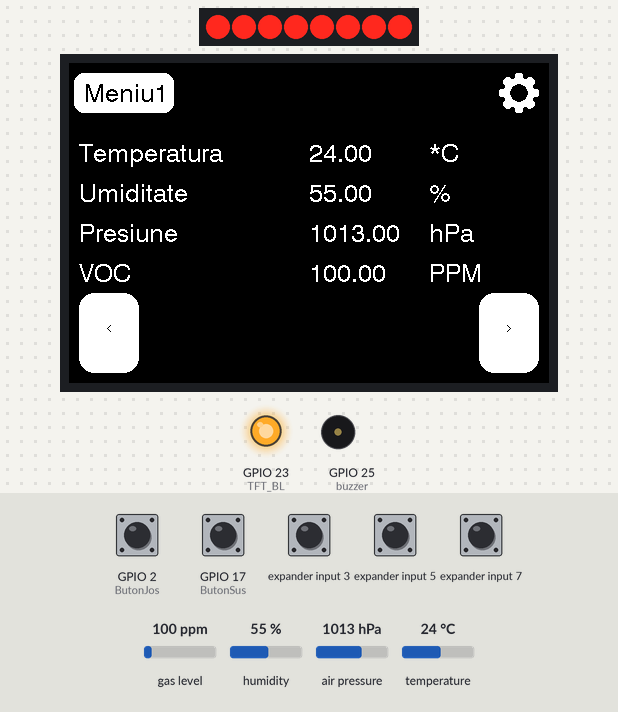
The sketch below on a simulated ESP32. On the bench: 8 port-expander outputs drawn as a row of LEDs (first output left, lit = HIGH), 480×320 colour display, output pins drawn as LEDs (lit = HIGH), buzzer (waves = sounding, pin HIGH). Wiring (inferred from the names in the program): PCF8574 port expander at I2C address 0x38. Wiring (inferred from the signals the program sends): row of LEDs: on Q0, Q1, Q2, Q3, Q4, Q5, Q6, Q7. Inputs (shaded band) come from the test bench; at power-on: GPIO 2 (ButonJos), GPIO 17 (ButonSus), expander input 3, expander input 5, expander input 7 HIGH, humidity 55 %, temperature 24 °C, gas level 100 ppm, air pressure 1013 hPa. What the sketch prints to the serial monitor is not drawn.

Above: at 1.6 s.
1.7 s: humidity set to 63 %
3.6 s: humidity set to 66 %
At 6.1 s:
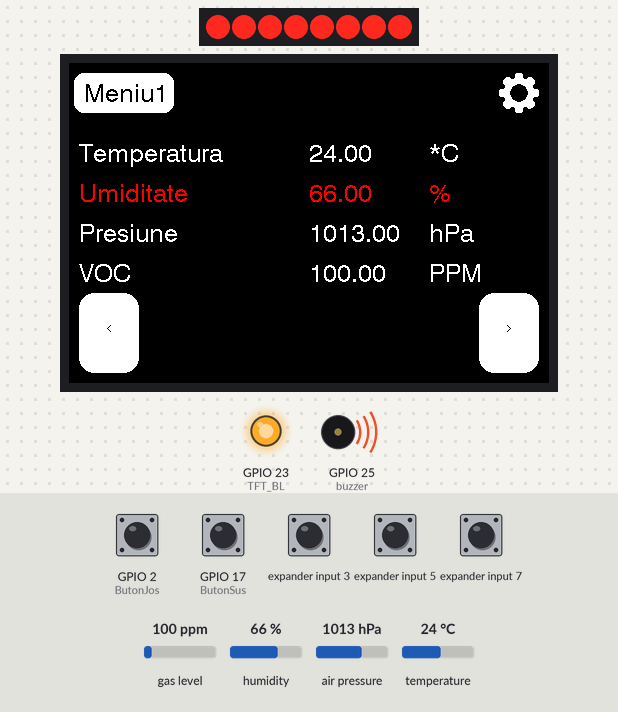
7.8 s: GPIO 2 (ButonJos) pulled LOW for 3.2 s
At 12.2 s:
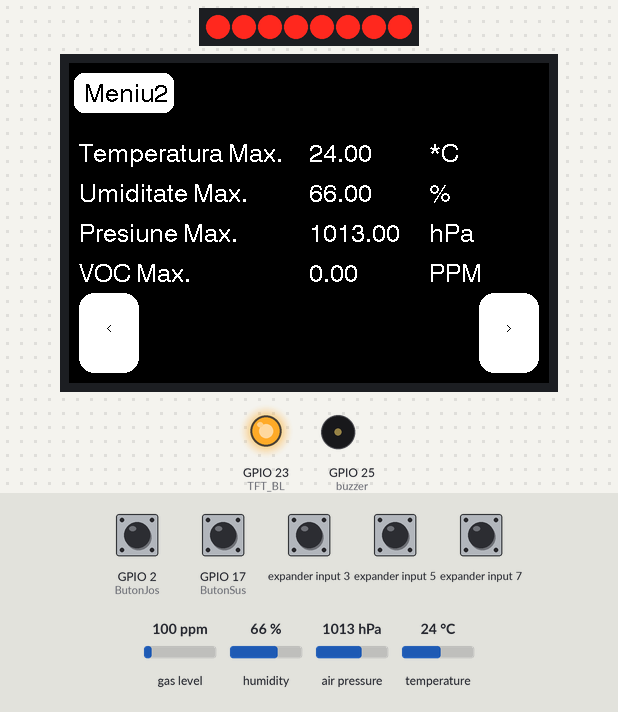
12.5 s: GPIO 17 (ButonSus) pulled LOW for 3.2 s
At 16.5 s:
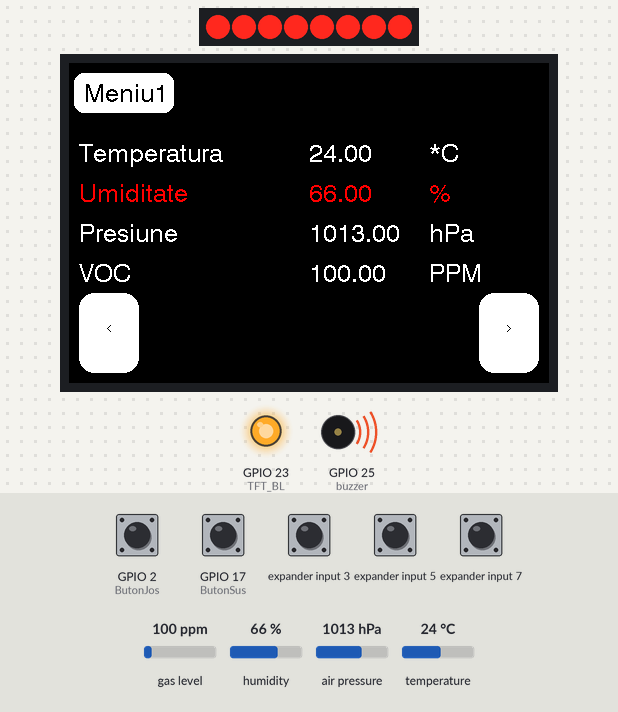
18.2 s: temperature set to 29.5 °C
At 19.6 s:
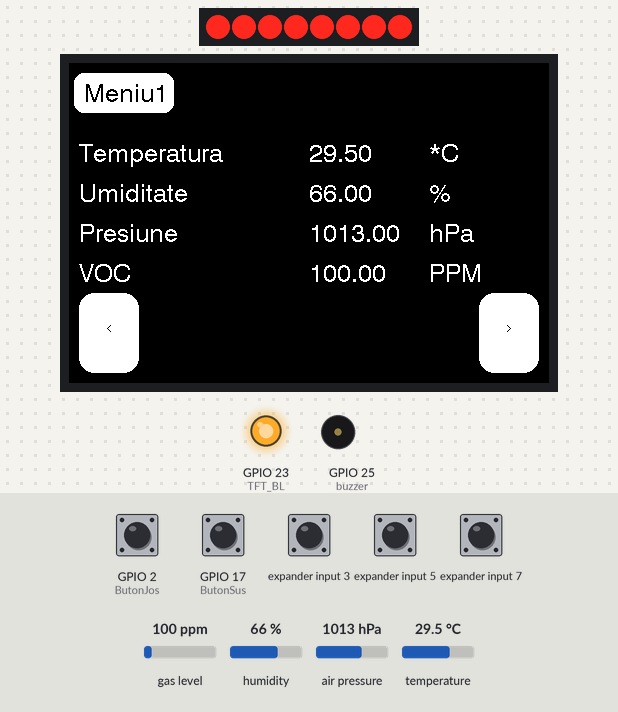
21.4 s: temperature set to 30.4 °C
At 22.8 s:
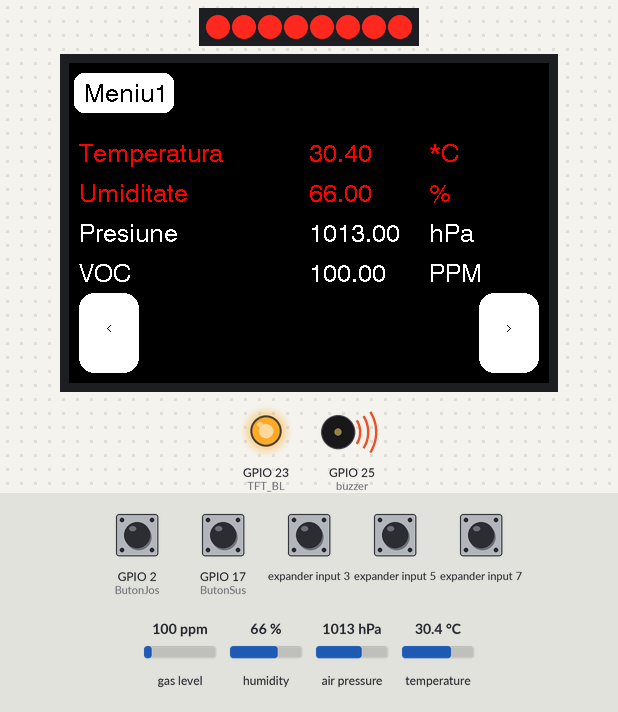
Timing chart, 0 to 26.6 s (numbered marks = the images above; inputs shaded):
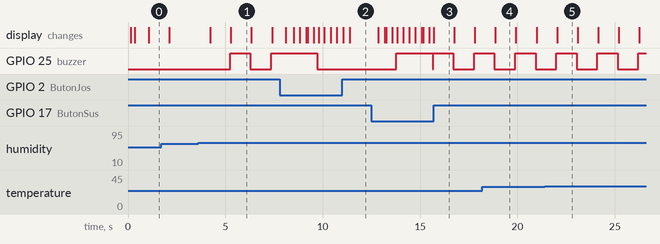

The sketch:

ESP32_-_Air_Quality_Meter_V5.1.ino
```cpp
#include <Wire.h>
#include "FT62XXTouchScreen.h"
#include "Free_Fonts.h"
#include <SPI.h>
#include <TFT_eSPI.h>  // Hardware-specific library
int buzzer = 25;
bool BuzzerOn;

//BME280//
#include "Adafruit_Sensor.h"
#include "Adafruit_BME280.h"
Adafruit_BME280 bme;  //foloseste I2C
float Temperatura, Umiditate, Presiune;
float tmax, umax, pmax;
float tmin = 100, umin = 100, pmin = 1500;

//Senzor MQ2 - Metan//

// https://github.com/miguel5612/MQSensorsLib/blob/master/examples/MQ-2/MQ-2.ino
// https://github.com/miguel5612/MQSensorsLib_Docs/blob/master/Docs/MQSensorLib_2.0.pdf //MANUAL
//Include the library
#include "MQUnifiedsensor.h"
/*********Hardware Related Macros*************/
#define Board ("ESP-32")  // Wemos ESP-32 or other board, whatever have ESP32 core.
#define Pin (34)          //IO25 for your ESP32 WeMos Board, pinout here: https://i.pinimg.com/originals/66/9a/61/669a618d9435c702f4b67e12c40a11b8.jpg
/********Software Related Macros*************/
#define Type ("MQ-2")             // MQ3 or other MQ Sensor, if change this verify your a and b values.
#define Voltage_Resolution (5)  // 3V3 <- IMPORTANT. Source: https://randomnerdtutorials.com/esp32-adc-analog-read-arduino-ide/
#define ADC_Bit_Resolution (12)   // ESP-32 bit resolution. Source: https://randomnerdtutorials.com/esp32-adc-analog-read-arduino-ide/
#define RatioMQ2CleanAir (9.83)   // RS / R0 = 9.83 ppm

float ConcentratieGaz, VOCmax, VOCmin = 10000;
int TimpIncalzireMQ2 = 60000;// Timp de asteptare pana se incalzeste senzorul de gaze volatile

/**********Globals****************/
MQUnifiedsensor MQ2(Board, Voltage_Resolution, ADC_Bit_Resolution, Pin, Type);
/**********Globals****************/


//Includem fisierul cu imagini
#include "Imagini.h"  // convertor imagine to hex  http://rinkydinkelectronics.com/t_imageconverter565.php

TFT_eSPI tft = TFT_eSPI();  // Invoke custom library

//ButoaneFizice//
int ButonSus = 17;
int ButonJos = 2;

int TFT_BL = 23;  // Backlight

#define DISPLAY_WIDTH 480   //Latimea Ecranului
#define DISPLAY_HEIGHT 320  //Inaltimea ecranului

int XMiddle = DISPLAY_WIDTH / 2;   //coordonata pe X din mijlocul ecranului
int YMiddle = DISPLAY_HEIGHT / 2;  //coordonata pe Y din mijlocul ecranului

FT62XXTouchScreen touchScreen = FT62XXTouchScreen(DISPLAY_HEIGHT, 18, 19);  //(DISPLAY_HEIGHT, PIN_SDA, PIN_SCL);

int16_t h;
int16_t w;

bool MeniuPrincipal;
int Menu = 1;

//Variabile pt refresh valori ecran/
unsigned long TimpAnterior = 0;
unsigned long TimpActual = 0;
unsigned int TimpRefresh = 1000;  // 1 secunda


// Invoke the TFT_eSPI button class and create all the button objects
TFT_eSPI_Button key[16];

/***/

void setup() {

  pinMode(ButonSus, INPUT_PULLUP);
  pinMode(ButonJos, INPUT_PULLUP);
  pinMode(TFT_BL, OUTPUT);  // Backlight
  digitalWrite(TFT_BL, 128);
  pinMode(buzzer, OUTPUT);
  Serial.begin(115200);

  tft.init();
  touchScreen.begin();

  h = tft.height();
  w = tft.width();

  tft.setRotation(1);
  tft.fillScreen(TFT_BLACK);
  //tft.setFreeFont(FS18);

  //key[5].initButton(&tft, 45, 295,  70, 20, TFT_RED, TFT_BLACK, TFT_ORANGE, "<<", 1);// x, y, w, h, culoare rama,culoare buton, culoare text.

  // Newer function instead accepts upper-left corner & size
  //key[1].initButtonUL(&tft,, int16_t x1, int16_t y1, uint16_t w, uint16_t h, uint16_t outline, uint16_t fill, uint16_t textcolor, char *label, uint8_t textsize)
  key[1].initButtonUL(&tft, 10, 230, 60, 80, TFT_WHITE, TFT_WHITE, TFT_BLACK, "<", 1);  // x, y, w, h, culoare rama,culoare buton, culoare text.
  key[1].drawButton();

  key[2].initButtonUL(&tft, 410, 230, 60, 80, TFT_WHITE, TFT_WHITE, TFT_BLACK, ">", 1);  // x, y, w, h, culoare rama,culoare buton, culoare text.
  key[2].drawButton();

  key[3].initButtonUL(&tft, 430, 10, 40, 40, TFT_DARKGREY, TFT_LIGHTGREY, TFT_BLACK, "Setari", 1);  // x, y, w, h, culoare rama,culoare buton, culoare text.
  tft.pushImage(430, 10, 40, 40, CogWheel);                                                         //Afisare iconita Setari

  //BME280//

  bool status;

  // default settings
  // (you can also pass in a Wire library object like &Wire2)
  status = bme.begin();
  if (!status) {
    Serial.println("Could not find a valid BME280 sensor, check wiring!");
    //while (1);
  }

  //BME280//

  //MQ-2//
  //pinMode(MQ2, INPUT);      //definim pinul la care este legat senzorul MQ2 ca intrare

  //Set math model to calculate the PPM concentration and the value of constants
  MQ2.setRegressionMethod(1); //_PPM =  a*ratio^b
  MQ2.setA(574.25); MQ2.setB(-2.222); // Configurate the ecuation values to get LPG concentration
  /*
    Exponential regression:
    Gas    | a      | b
    H2     | 987.99 | -2.162
    LPG    | 574.25 | -2.222
    CO     | 36974  | -3.109
    Alcohol| 3616.1 | -2.675
    Propane| 658.71 | -2.168
  */

  /**********  MQ Init ***************/
  //Remarks: Configure the pin of arduino as input.
  /****************************/
  MQ2.init();

    //If the RL value is different from 10K please assign your RL value with the following method:
    MQ2.setRL(10);// Rezistenta de pe senzorul MQ-2

  /**********  MQ CAlibration ***************/
  // Explanation:
  // In this routine the sensor will measure the resistance of the sensor supposing before was pre-heated
  // and now is on clean air (Calibration conditions), and it will setup R0 value.
  // We recomend execute this routine only on setup or on the laboratory and save on the eeprom of your arduino
  // This routine not need to execute to every restart, you can load your R0 if you know the value
  // Acknowledgements: https://jayconsystems.com/blog/understanding-a-gas-sensor
  Serial.print("Calibrating please wait.");
  float calcR0 = 0;
  for(int i = 1; i<=10; i ++)
  {
    MQ2.update(); // Update data, the arduino will be read the voltage on the analog pin
    calcR0 += MQ2.calibrate(RatioMQ2CleanAir);
    Serial.print(".");
  }
  MQ2.setR0(calcR0/10);
  Serial.println("  done!.");

  if(isinf(calcR0)) {Serial.println("Warning: Conection issue founded, R0 is infite (Open circuit detected) please check your wiring and supply"); while(1);}
  if(calcR0 == 0){Serial.println("Warning: Conection issue founded, R0 is zero (Analog pin with short circuit to ground) please check your wiring and supply"); while(1);}
  /**********  MQ CAlibration ***************/
  //MQ-2//

  MeniuPrincipal = true;
  Meniu1();
}


/**VOID LOOP**/
void loop() {
  TouchPoint touchPos = touchScreen.read();

  if (touchPos.touched) {
    //Serial.printf("X: %d, Y: %d\n", touchPos.xPos, touchPos.yPos);


    // / Check if any key coordinate boxes contain the touch coordinates
    for (uint8_t b = 0; b < 15; b++) {
      // if (pressed && key[b].contains(touchPos.xPos, touchPos.yPos)) {
      if (key[b].contains(touchPos.xPos, touchPos.yPos)) {
        key[b].press(true);  // tell the button it is pressed
      } else {
        key[b].press(false);  // tell the button it is NOT pressed
      }
    }
    Butoane();  //decide ce buton afisat este apasat
  }
  ButoaneFizice();  //verifica apasarea butoanelor fizice

  TimpActual = millis();
  if (TimpActual - TimpAnterior >= TimpRefresh) {

    SenzorMQ2();     //Cheama bucla SenzorMQ2
    SenzorBME280();  //Cheama bucla BME280
    if (BuzzerOn) BuzzerOn = false;
    else BuzzerOn = true;


    if (Menu == 1) {

      tft.setTextColor(TFT_WHITE, TFT_BLACK);

      if (Temperatura>=30&&BuzzerOn) {
          digitalWrite(25, HIGH);
          tft.setTextColor(TFT_RED, TFT_BLACK);
      }
      else {
        digitalWrite(25, LOW);
      }

        tft.drawString("Temperatura", 10, 80, 4);
        tft.fillRect(240, 80, 80, 20, TFT_BLACK); // x, y, w, h, color
        tft.drawFloat(Temperatura, 2, 240, 80, 4);
        tft.drawString("*C", 360, 80, 4);
        tft.setTextColor(TFT_WHITE, TFT_BLACK);

        if (Umiditate>=65&&BuzzerOn) {
         digitalWrite(25, HIGH);
        tft.setTextColor(TFT_RED, TFT_BLACK);
      }

        tft.drawString("Umiditate", 10, 120, 4);
        tft.drawFloat(Umiditate, 2, 240, 120, 4);
        tft.drawString("%", 360, 120, 4);
        tft.setTextColor(TFT_WHITE, TFT_BLACK);


        tft.drawString("Presiune", 10, 160, 4);
        tft.fillRect(240, 160, 100, 20, TFT_BLACK); // x, y, w, h, color
        tft.drawFloat(Presiune, 2, 240, 160, 4);
        tft.drawString("hPa", 360, 160, 4);

        tft.drawString("VOC", 10, 200, 4);
        tft.fillRect(240, 200, 100, 20, TFT_BLACK); // x, y, w, h, color
        tft.drawFloat(ConcentratieGaz, 2, 240, 200, 4);
        tft.drawString("PPM", 360, 200, 4);

      TimpAnterior = millis();
    }
    delay(20);

          if(Menu==2){
        tft.setTextColor(TFT_WHITE, TFT_BLACK);

        tft.drawString("Temperatura Max.", 10, 80, 4);
        tft.fillRect(240, 80, 80, 20, TFT_BLACK); // x, y, w, h, color
        tft.drawFloat(tmax, 2, 240, 80, 4);
        tft.drawString("*C", 360, 80, 4);

        tft.drawString("Umiditate Max.", 10, 120, 4);
        tft.drawFloat(umax, 2, 240, 120, 4);
        tft.drawString("%", 360, 120, 4);
        tft.setTextColor(TFT_WHITE, TFT_BLACK);

        tft.drawString("Presiune Max.", 10, 160, 4);
        tft.fillRect(240, 160, 100, 20, TFT_BLACK); // x, y, w, h, color
        tft.drawFloat(pmax, 2, 240, 160, 4);
        tft.drawString("hPa", 360, 160, 4);

        tft.drawString("VOC Max.", 10, 200, 4);
        tft.fillRect(240, 200, 100, 20, TFT_BLACK); // x, y, w, h, color
        tft.drawFloat(VOCmax, 2, 240, 200, 4);
        tft.drawString("PPM", 360, 200, 4);

   }
          if(Menu==3){
        tft.setTextColor(TFT_WHITE, TFT_BLACK);

        tft.drawString("Temperatura Min.", 10, 80, 4);
        tft.fillRect(240, 80, 80, 20, TFT_BLACK); // x, y, w, h, color
        tft.drawFloat(tmin, 2, 240, 80, 4);
        tft.drawString("*C", 360, 80, 4);

        tft.drawString("Umiditate Min.", 10, 120, 4);
        tft.drawFloat(umin, 2, 240, 120, 4);
        tft.drawString("%", 360, 120, 4);
        tft.setTextColor(TFT_WHITE, TFT_BLACK);

        tft.drawString("Presiune Min.", 10, 160, 4);
        tft.fillRect(240, 160, 100, 20, TFT_BLACK); // x, y, w, h, color
        tft.drawFloat(pmin, 2, 240, 160, 4);
        tft.drawString("hPa", 360, 160, 4);

        tft.drawString("VOC Min.", 10, 200, 4);
        tft.fillRect(240, 200, 100, 20, TFT_BLACK); // x, y, w, h, color
        tft.drawFloat(VOCmin, 2, 240, 200, 4);
        tft.drawString("PPM", 360, 200, 4);
  }
 }
}


  //SENZORI//

  void SenzorBME280() {

    Temperatura = bme.readTemperature();
    Serial.print("Temperature = ");
    Serial.print(Temperatura);
    Serial.println(" *C");

    Presiune = bme.readPressure() / 100.0F;  //transformare din HPa in Pa
    Serial.print("Pressure = ");
    Serial.print(Presiune);
    Serial.println(" hPa");

    Umiditate = bme.readHumidity();
    Serial.print("Humidity = ");
    Serial.print(Umiditate);
    Serial.println(" %");

        if(tmax<Temperatura)tmax=Temperatura;//
        if(Temperatura<tmin)tmin=Temperatura;//
        if(umax<Umiditate)umax=Umiditate;//
        if(Umiditate<umin)umin=Umiditate;//
        if(pmax<Presiune)pmax=Presiune;//
        if(Presiune<pmin)pmin=Presiune;//
  }

  void SenzorMQ2() {


    ConcentratieGaz = 0;
    for (int i=1; i<=10; i++){
      MQ2.update(); // Update data, the arduino will be read the voltage on the analog pin
      ConcentratieGaz += MQ2.readSensor(); // Sensor will read PPM concentration using the model and a and b values setted before or in the setup


}
 ConcentratieGaz /= 10;

    MQ2.serialDebug(); // Will print the table on the serial port
    //Serial.println(ConcentratieGaz);  //se printeaza pe serial valoarea analogica a pinului MQ2
    //SA SE CALCULEZE VALOAREA PARTICULELOR DUPA FORMULA DE MAI JOS

    // How to Detect Concentration of Gas by Using MQ2 Sensor
    //https://www.instructables.com/How-to-Detect-Concentration-of-Gas-by-Using-MQ2-Se/


    //COMPARARE NIVEL DEPASIT
    if(TimpIncalzireMQ2<millis())
        {                                              // Nu luam valorile minime si maxime decat dupa ce se incalzeste senzorul
          if(ConcentratieGaz<VOCmin)VOCmin=ConcentratieGaz;
          if(VOCmax<ConcentratieGaz)VOCmax=ConcentratieGaz;
        }
  }


  //BUTOANE//

  void ButoaneFizice() {
    bool ButonSusApasat = !digitalRead(ButonSus);
    bool ButonJosApasat = !digitalRead(ButonJos);

    if (ButonJosApasat) {
      Menu--;
      if (Menu < 1) Menu = 3;
      Serial.println(Menu);
      delay(300);  //Button debouncing
      Meniuri();
    }


    if (ButonSusApasat) {
      Menu++;
      if (Menu > 3) Menu = 1;
      Serial.println(Menu);
      delay(300);  // Button debouncing
      Meniuri();
    }
  }

  void Butoane() {


    // else {
    //  for (uint8_t b = 0; b < 15; b++) {
    //   key[b].press(false);  // tell the button it is NOT pressed
    // }
    //}

    if (MeniuPrincipal == true) {                //-MENIURI PRINCIPALE
      tft.pushImage(430, 10, 40, 40, CogWheel);  //Afisare iconita Setari
      if (key[1].justPressed()) {
        // < //

              key[1].press(false);
        Menu--;
        if (Menu < 1) Menu = 3;

        Serial.println(Menu);
        delay(200);  // UI debouncing
        Meniuri();
      }


      if (key[2].justPressed()) {
        // > //

              key[2].press(false);
        Menu++;
        if (Menu > 3) Menu = 1;

        Serial.println(Menu);
        delay(200);  // UI debouncing
        Meniuri();
      }

      if (key[3].justPressed()) {
        // SETARI //

          key[3].press(false);
        Setari();
        MeniuPrincipal = false;
      }
    }  //-MENIURI PRINCIPALE


    if (MeniuPrincipal == false) {  //-MENIURI SECUNDARE

      if (key[1].justPressed()) {
        // Iesire // key[1].press(false);
        MeniuPrincipal = true;
        tft.fillScreen(TFT_BLACK);
        tft.pushImage(430, 10, 40, 40, CogWheel);  //Afisare iconita Setari
        Meniuri();
      }
    }


  }


  //MENIURI//
  void Meniuri() {
    tft.fillScreen(TFT_BLACK);
    if (Menu == 1) Meniu1();
    else if (Menu == 2)
      Meniu2();
    else if (Menu == 3)
      Meniu3();

  }

  void Meniu1() {
    //tft.setTextSize(1);
    //tft.fillScreen(TFT_BLACK);
    key[1].drawButton();                               //Afiseaza butonul"<"
    key[2].drawButton();                               //Afiseaza butonul">"
    tft.fillRoundRect(5, 10, 100, 40, 10, TFT_WHITE);  //x, y, w, h, r, color
    tft.setTextColor(TFT_BLACK, TFT_WHITE);
    tft.drawString("Meniu1", 15, 20, 4);
  }

  void Meniu2() {
    tft.setTextSize(1);
    tft.fillScreen(TFT_BLACK);
    key[1].drawButton();                               //Afiseaza butonul"<"
    key[2].drawButton();                               //Afiseaza butonul">"
    tft.fillRoundRect(5, 10, 100, 40, 10, TFT_WHITE);  //x, y, w, h, r, color
    tft.setTextColor(TFT_BLACK, TFT_WHITE);
    tft.drawString("Meniu2", 15, 20, 4);
  }

  void Meniu3() {
    tft.setTextSize(1);
    tft.fillScreen(TFT_BLACK);
    key[1].drawButton();                               //Afiseaza butonul"<"
    key[2].drawButton();                               //Afiseaza butonul">"
    tft.fillRoundRect(5, 10, 100, 40, 10, TFT_WHITE);  //x, y, w, h, r, color
    tft.setTextColor(TFT_BLACK, TFT_WHITE);
    tft.drawString("Meniu3", 15, 20, 4);
  }

  void Setari() {

    tft.fillScreen(TFT_BLACK);
    key[1].drawButton();                               //Afiseaza butonul Inapoi (Folosesc Butonul "Stanga <" pentru a iesi din meniu)
    tft.fillRoundRect(5, 10, 100, 40, 10, TFT_WHITE);  //x, y, w, h, r, color
    tft.setTextColor(TFT_BLACK, TFT_WHITE);
    tft.drawString("Setari", 15, 20, 4);
  }
```

Source omitted: FT62XXTouchScreen.h (5478 bytes), Free_Fonts.h (9056 bytes), Imagini.h (data table, 15757 bytes)

Measured:
- the behaviour switches between 64 and 65 % on humidity (found by bisection; images 0 and 1)
- the behaviour switches between 29.9 and 30 °C on temperature (found by bisection; images 4 and 5)
- after the input at 3.6 s, GPIO 25 (buzzer): LOW → HIGH after 1.6 s, → LOW 1.0 s later, → HIGH 1.1 s later; the display: first changes after 0.63 s (image 1 shows a later state)
- after the input at 7.8 s, the display: first changes after 0.30 s (image 2 shows a later state)
- after the input at 12.5 s, GPIO 25 (buzzer): goes HIGH 1.9 s, LOW 0.01 s, HIGH 1.0 s, LOW 1.1 s, then HIGH, starting after 1.3 s; the display: first changes after 0.36 s (image 3 shows a later state)
- after the input at 18.2 s, the display: changes after 0.67 s (image 4)
- after the input at 21.4 s, the display: changes after 0.64 s (image 5)
